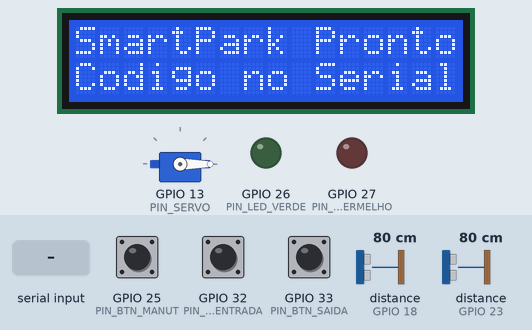
Recording of a sketch running on a simulated ESP32. Shown: 16×2 character LCD, servo, output pins drawn as LEDs (lit = HIGH). Wiring (from diagram.json): 2 × ultrasonic range finder: trigger GPIO 5, echo GPIO 18 / trigger GPIO 19, echo GPIO 23. The test bench sets the inputs (shaded band); at power-on: GPIO 25 (PIN_BTN_MANUT) HIGH, GPIO 32 (PIN_BTN_ENTRADA) HIGH, GPIO 33 (PIN_BTN_SAIDA) HIGH, distance to the obstacle (sensors on GPIO 18, GPIO 23) 80 cm. The echo pulse lasts 58.3 µs per cm; WiFi joins after 1.5 s; servers stay silent unless stated; uploads are accepted with an empty reply; random numbers use the default seed unless the sketch sets one; pins used as bus, display or sensor lines are not drawn; what the sketch prints to the serial monitor is not drawn.

Above: at 3.0 s.
3.1 s: GPIO 25 (PIN_BTN_MANUT) pulled LOW for 0.15 s
At 4.1 s:
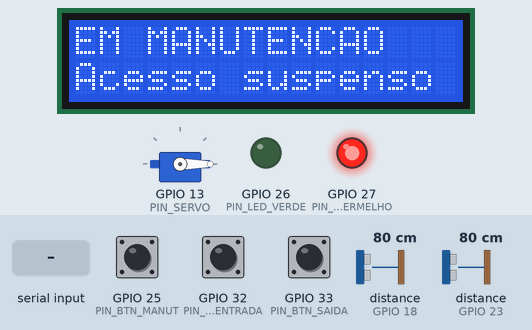
4.7 s: GPIO 32 (PIN_BTN_ENTRADA) pulled LOW for 0.15 s
6.3 s: "ENTRY\n" received over Serial
7.8 s: "https://\n" received over Serial
9.3 s: GPIO 25 (PIN_BTN_MANUT) pulled LOW for 1 s
At 10.1 s:
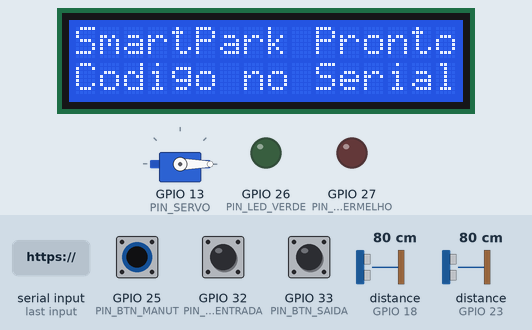
11.8 s: GPIO 33 (PIN_BTN_SAIDA) pulled LOW for 0.15 s
At 11.94 s:
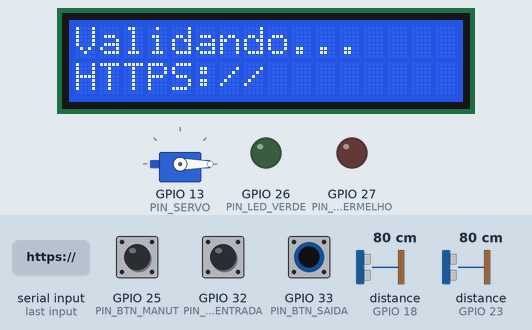
At 13.1 s:
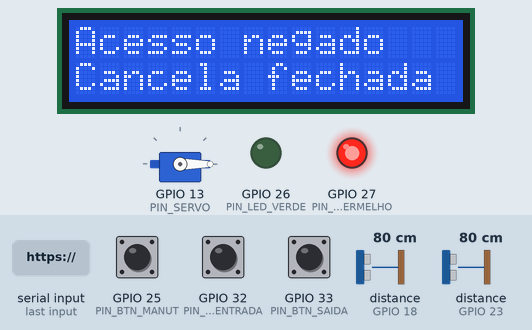
Timing chart, 0 to 15.9 s (numbered marks = the images above; inputs shaded):
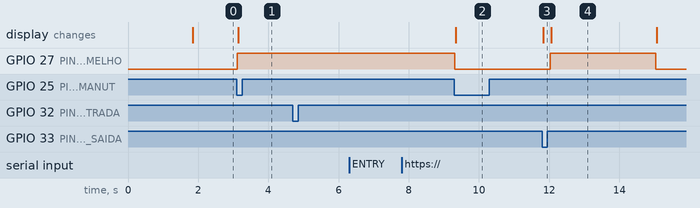

The sketch:

sketch.ino
```cpp
#include <WiFi.h>
#include <WiFiClientSecure.h>
#include <HTTPClient.h>
#include <ArduinoJson.h>
#include <ESP32Servo.h>
#include <LiquidCrystal_I2C.h>

const char* WIFI_SSID  = "Wokwi-GUEST";
const char* WIFI_PASS  = "";
const char* API_BASE   = "https://SEU-TUNEL.trycloudflare.com";
const char* DEVICE_ID  = "gate-centro-01";
const char* DEVICE_KEY = "COLE_A_CHAVE_DO_DISPOSITIVO";
const char* FIRMWARE   = "1.0.0";

const int PIN_TRIG_ENT = 5,  PIN_ECHO_ENT = 18;
const int PIN_TRIG_SAI = 19, PIN_ECHO_SAI = 23;
const int PIN_SERVO = 13;
const int PIN_LED_VERDE = 26, PIN_LED_VERMELHO = 27;
const int PIN_BTN_ENTRADA = 32, PIN_BTN_SAIDA = 33, PIN_BTN_MANUT = 25;

const int SERVO_FECHADA = 0, SERVO_ABERTA = 90;
const float DIST_VEICULO_CM = 100;
const unsigned long HTTP_TIMEOUT_MS = 5000;
const unsigned long TELEMETRIA_MS = 30000;
const unsigned long RECONEXAO_MS = 6000;
const unsigned long LIBERADO_MIN_MS = 5000;
const unsigned long NEGADO_MS = 3000;

enum Estado { INICIALIZANDO, PRONTO, VALIDANDO, ACESSO_LIBERADO, ACESSO_NEGADO, FALHA_REDE, MANUTENCAO };
const char* NOME_ESTADO[] = { "INICIALIZANDO", "PRONTO", "VALIDANDO", "ACESSO_LIBERADO", "ACESSO_NEGADO", "FALHA_REDE", "MANUTENCAO" };

LiquidCrystal_I2C lcd(0x27, 16, 2);
Servo cancela;

Estado estado = INICIALIZANDO;
unsigned long desdeMs = 0, ultimaTelemetria = 0, ultimaReconexao = 0;
String codigo = "";
String bootId;
uint32_t contadorEventos = 0;
int falhasRede = 0;
bool cancelaAberta = false;
const char* ladoAberto = "ENTRY";
int livres = -1, total = -1;

struct Botao { int pino; bool anterior; unsigned long mudou; };
Botao btnEntrada = { PIN_BTN_ENTRADA, HIGH, 0 };
Botao btnSaida = { PIN_BTN_SAIDA, HIGH, 0 };
Botao btnManut = { PIN_BTN_MANUT, HIGH, 0 };

bool apertou(Botao& b) {
  bool atual = digitalRead(b.pino);
  if (atual != b.anterior && millis() - b.mudou > 50) {
    b.mudou = millis();
    b.anterior = atual;
    return atual == LOW;
  }
  return false;
}

float distanciaCm(int trig, int echo) {
  digitalWrite(trig, LOW);
  delayMicroseconds(2);
  digitalWrite(trig, HIGH);
  delayMicroseconds(10);
  digitalWrite(trig, LOW);
  unsigned long us = pulseIn(echo, HIGH, 30000);
  return us == 0 ? 999 : us / 58.0;
}

bool veiculoEm(const char* lado) {
  return strcmp(lado, "ENTRY") == 0 ? distanciaCm(PIN_TRIG_ENT, PIN_ECHO_ENT) < DIST_VEICULO_CM
                                    : distanciaCm(PIN_TRIG_SAI, PIN_ECHO_SAI) < DIST_VEICULO_CM;
}

void mostrar(const String& l1, const String& l2) {
  lcd.clear();
  lcd.setCursor(0, 0);
  lcd.print(l1.substring(0, 16));
  lcd.setCursor(0, 1);
  lcd.print(l2.substring(0, 16));
}

void entrar(Estado novo, const String& l1, const String& l2) {
  estado = novo;
  desdeMs = millis();
  digitalWrite(PIN_LED_VERDE, novo == ACESSO_LIBERADO);
  digitalWrite(PIN_LED_VERMELHO, novo == ACESSO_NEGADO || novo == FALHA_REDE || novo == MANUTENCAO);
  cancelaAberta = (novo == ACESSO_LIBERADO);
  cancela.write(cancelaAberta ? SERVO_ABERTA : SERVO_FECHADA);
  mostrar(l1, l2);
  Serial.printf("[ESTADO] %s | %s | %s\n", NOME_ESTADO[novo], l1.c_str(), l2.c_str());
}

void telaPronto() {
  entrar(PRONTO, "SmartPark Pronto", livres >= 0 ? "Livres: " + String(livres) + "/" + String(total) : String("Codigo no Serial"));
}

int postJson(const char* rota, const String& corpo, String& resposta) {
  if (WiFi.status() != WL_CONNECTED) return -1;
  String url = String(API_BASE) + rota;
  WiFiClientSecure tls;
  tls.setInsecure();
  WiFiClient simples;
  HTTPClient http;
  bool ok = url.startsWith("https://") ? http.begin(tls, url) : http.begin(simples, url);
  if (!ok) return -1;
  http.setConnectTimeout(HTTP_TIMEOUT_MS);
  http.setTimeout(HTTP_TIMEOUT_MS);
  http.addHeader("Content-Type", "application/json");
  http.addHeader("X-Device-Id", DEVICE_ID);
  http.addHeader("X-Device-Key", DEVICE_KEY);
  int status = http.POST(corpo);
  if (status > 0) resposta = http.getString();
  http.end();
  return status;
}

bool backendIndisponivel(int status) { return status <= 0 || status >= 500; }

int enviarTelemetria(const char* alerta = nullptr) {
  JsonDocument t;
  t["state"] = NOME_ESTADO[estado];
  t["gate"] = cancelaAberta ? "OPEN" : "CLOSED";
  t["entry_cm"] = (int)distanciaCm(PIN_TRIG_ENT, PIN_ECHO_ENT);
  t["exit_cm"] = (int)distanciaCm(PIN_TRIG_SAI, PIN_ECHO_SAI);
  t["firmware_version"] = FIRMWARE;
  if (alerta) t["alert"] = alerta;
  String corpo, resposta;
  serializeJson(t, corpo);
  int status = postJson("/api/iot/telemetry", corpo, resposta);
  ultimaTelemetria = millis();
  Serial.printf("[TELEMETRIA] http=%d\n", status);
  if (status == 200) {
    JsonDocument r;
    if (!deserializeJson(r, resposta)) {
      livres = r["free"] | -1;
      total = r["total"] | -1;
    }
  }
  return status;
}

void solicitarAcesso(const char* tipo) {
  if (codigo.length() == 0) {
    entrar(ACESSO_NEGADO, "Digite o codigo", "no Monitor Serial");
    return;
  }
  if (!veiculoEm(tipo)) {
    entrar(ACESSO_NEGADO, "Sem veiculo", "diante do sensor");
    return;
  }
  String eventId = String(DEVICE_ID) + "-" + bootId + "-" + String(++contadorEventos);
  entrar(VALIDANDO, "Validando...", codigo);
  JsonDocument req;
  req["event_id"] = eventId;
  req["type"] = tipo;
  req["code"] = codigo;
  String corpo, resposta;
  serializeJson(req, corpo);
  int status = postJson("/api/iot/access-request", corpo, resposta);
  if (backendIndisponivel(status)) status = postJson("/api/iot/access-request", corpo, resposta);
  Serial.printf("[ACESSO] evento=%s tipo=%s http=%d\n", eventId.c_str(), tipo, status);
  codigo = "";
  if (backendIndisponivel(status)) {
    falhasRede++;
    entrar(FALHA_REDE, "Falha comunicacao", "Cancela fechada");
    return;
  }
  JsonDocument res;
  bool liberar = status == 200 && !deserializeJson(res, resposta) && (res["allow"] | false);
  const char* msg = res["message"] | (liberar ? "Liberado" : "Acesso negado");
  ladoAberto = tipo;
  if (liberar) entrar(ACESSO_LIBERADO, msg, "Siga em frente");
  else entrar(ACESSO_NEGADO, msg, "Cancela fechada");
}

void lerSerial() {
  while (Serial.available()) {
    String linha = Serial.readStringUntil('\n');
    linha.trim();
    linha.toUpperCase();
    if (linha.length() == 0) continue;
    codigo = linha;
    Serial.printf("[SERIAL] codigo %s recebido; aperte ENTRADA ou SAIDA\n", codigo.c_str());
    if (estado == PRONTO) mostrar("Codigo: " + codigo, "Aperte ENT/SAI");
  }
}

void setup() {
  Serial.begin(115200);
  pinMode(PIN_TRIG_ENT, OUTPUT);
  pinMode(PIN_ECHO_ENT, INPUT);
  pinMode(PIN_TRIG_SAI, OUTPUT);
  pinMode(PIN_ECHO_SAI, INPUT);
  pinMode(PIN_LED_VERDE, OUTPUT);
  pinMode(PIN_LED_VERMELHO, OUTPUT);
  pinMode(PIN_BTN_ENTRADA, INPUT_PULLUP);
  pinMode(PIN_BTN_SAIDA, INPUT_PULLUP);
  pinMode(PIN_BTN_MANUT, INPUT_PULLUP);
  lcd.init();
  lcd.backlight();
  cancela.setPeriodHertz(50);
  cancela.attach(PIN_SERVO, 500, 2400);
  bootId = String(esp_random(), HEX);

  entrar(INICIALIZANDO, "SmartPark IoT", "Conectando WiFi");
  WiFi.begin(WIFI_SSID, WIFI_PASS, 6);
  unsigned long inicio = millis();
  while (WiFi.status() != WL_CONNECTED && millis() - inicio < 15000) {
    delay(250);
    Serial.print('.');
  }
  Serial.println();
  if (WiFi.status() != WL_CONNECTED) {
    entrar(FALHA_REDE, "Sem WiFi", "Cancela fechada");
    return;
  }
  Serial.printf("[WIFI] conectado, IP %s\n", WiFi.localIP().toString().c_str());
  if (backendIndisponivel(enviarTelemetria())) {
    falhasRede++;
    entrar(FALHA_REDE, "Falha comunicacao", "Cancela fechada");
  } else {
    telaPronto();
  }
}

void loop() {
  lerSerial();
  bool ent = apertou(btnEntrada), sai = apertou(btnSaida), man = apertou(btnManut);
  unsigned long agora = millis();

  switch (estado) {
    case PRONTO:
      if (man) entrar(MANUTENCAO, "EM MANUTENCAO", "Acesso suspenso");
      else if (WiFi.status() != WL_CONNECTED) entrar(FALHA_REDE, "Sem WiFi", "Cancela fechada");
      else if (ent) solicitarAcesso("ENTRY");
      else if (sai) solicitarAcesso("EXIT");
      else if (agora - ultimaTelemetria > TELEMETRIA_MS) {
        if (backendIndisponivel(enviarTelemetria())) {
          falhasRede++;
          entrar(FALHA_REDE, "Falha comunicacao", "Cancela fechada");
        } else if (codigo.length() == 0) {
          telaPronto();
        }
      }
      break;

    case ACESSO_LIBERADO:
      if (agora - desdeMs > LIBERADO_MIN_MS && !veiculoEm(ladoAberto)) telaPronto();
      break;

    case ACESSO_NEGADO:
      if (agora - desdeMs > NEGADO_MS) telaPronto();
      break;

    case FALHA_REDE:
      digitalWrite(PIN_LED_VERMELHO, (agora / 500) % 2);
      if (ent || sai) Serial.println("[FALHA_REDE] solicitacao recusada: sem validacao do backend");
      if (agora - ultimaReconexao > RECONEXAO_MS) {
        ultimaReconexao = agora;
        if (WiFi.status() != WL_CONNECTED) {
          Serial.println("[WIFI] reconectando...");
          WiFi.reconnect();
        } else if (!backendIndisponivel(enviarTelemetria(falhasRede >= 3 ? "FALHA_REDE_REPETIDA" : nullptr))) {
          Serial.printf("[REDE] backend acessivel de novo apos %d falha(s)\n", falhasRede);
          falhasRede = 0;
          telaPronto();
        } else {
          falhasRede++;
        }
      }
      break;

    case MANUTENCAO:
      if (ent || sai) Serial.println("[MANUTENCAO] solicitacao ignorada");
      if (man) telaPronto();
      else if (agora - ultimaTelemetria > TELEMETRIA_MS) enviarTelemetria();
      break;

    default:
      break;
  }
  delay(10);
}
```

Measured:
- after the input at 3.1 s, GPIO 27 (PIN_LED_VERMELHO): LOW → HIGH at once; the display: changes at once (image 1)
- after the input at 4.7 s, every drawn part: stays the same
- after the input at 6.3 s, every drawn part: stays the same
- after the input at 7.8 s, every drawn part: stays the same
- after the input at 9.3 s, GPIO 27 (PIN_LED_VERMELHO): HIGH → LOW at once; the display: changes at once (image 2)
- after the input at 11.8 s, GPIO 27 (PIN_LED_VERMELHO): LOW → HIGH after 0.24 s, → LOW 3.0 s later; the display: changes at once (image 3)
